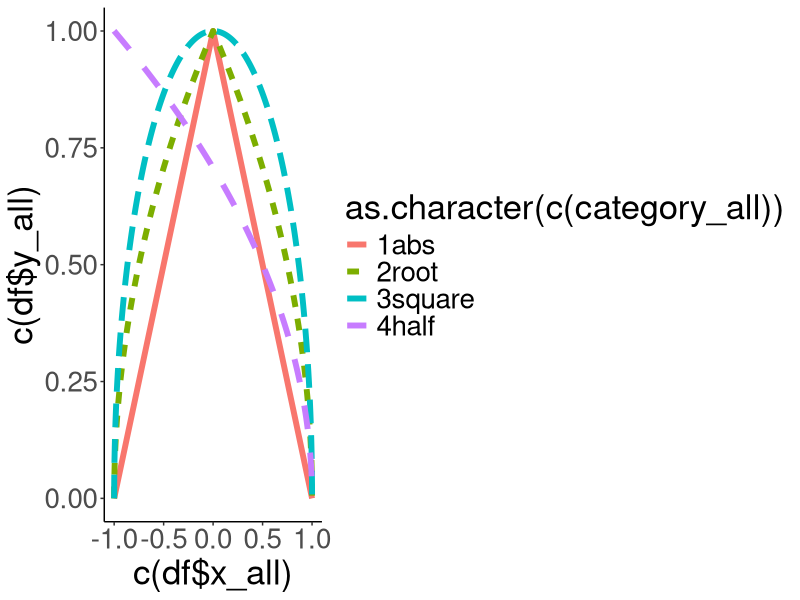
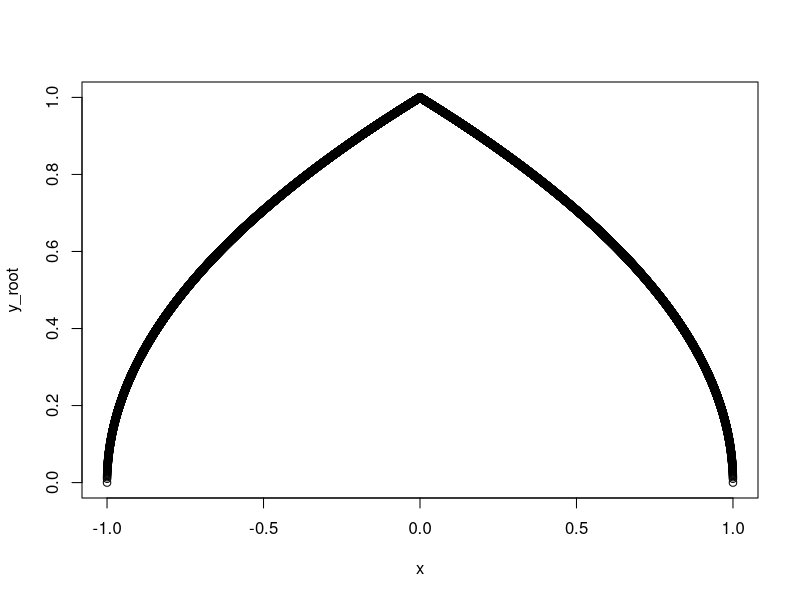
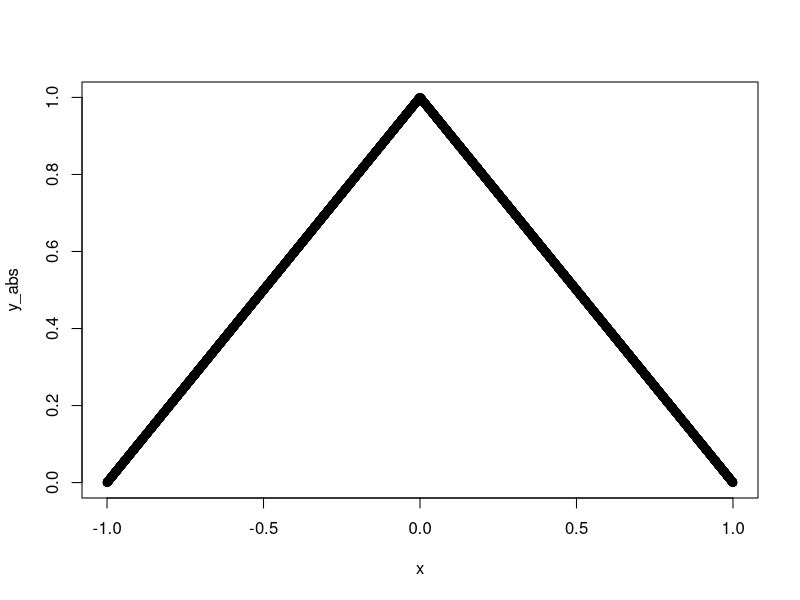
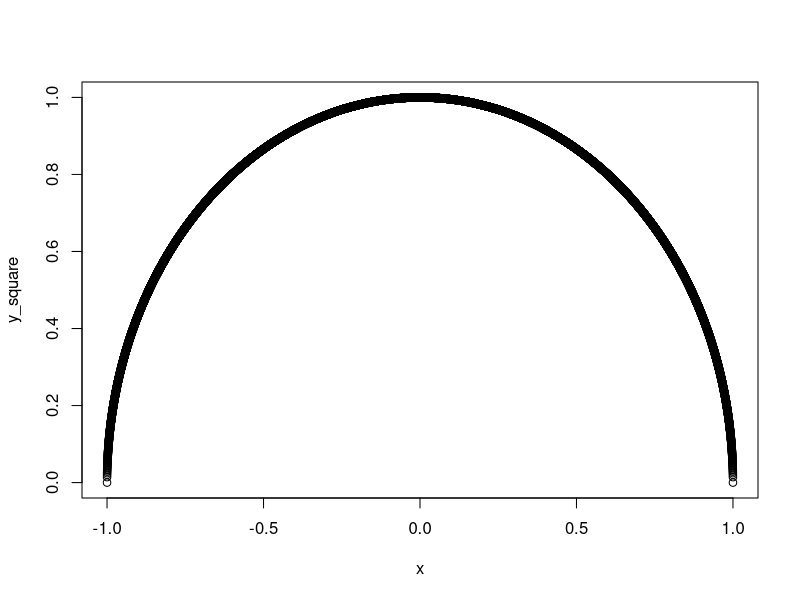

Write R code to recreate these figures, in order.
library(ggplot2)

x=c(-1,0.1,1)

#r
x0=-1
gap=0.0001
x=c()
y_abs=c()
y_root=c()
y_square=c()
y_half=c()

xi=x0
while(T)
{
  yi_r=sqrt(1-abs(xi))
  yi_s=sqrt(1-xi^2)
  yi_a=1-abs(xi)
  yi_h=sqrt((1-xi)/2)
  x=c(x,xi)
  y_root=c(y_root,yi_r)
  y_square=c(y_square,yi_s)
  y_abs=c(y_abs,yi_a)
  y_half=c(y_half,yi_h)
  xi=xi+gap
  if(xi>1)
  {
    break
  }
}

####form df for ggplot######
x_all=c(as.numeric(x),as.numeric(x),as.numeric(x),as.numeric(x))
y_all=c(as.numeric(y_abs),as.numeric(y_root),as.numeric(y_square),as.numeric(y_half))
category_all=c(rep("1abs",length(y_abs)),rep("2root",length(y_root)),rep("3square",length(y_square)),rep("4half",length(y_half)))
  


df=data.frame(x_all,y_all,category_all)


p1=ggplot(data=df,aes(x=c(df$x_all),y=c(df$y_all),color=as.character(c(category_all)),linetype=as.character(c(category_all))))+geom_path(size=2)+
  theme_classic()+theme(text=element_text(size=25))

pdf("test1_compareSensitive.pdf",width = 12,height = 10)
#plot(x,y_root)
print(p1)

dev.off()

#######traditional plot#####
pdf("test_root_compareSensitive.pdf")
plot(x,y_root)
dev.off()

pdf("test1_abs_compareSensitive.pdf")
plot(x,y_abs)
dev.off()

pdf("test1_square_compareSensitive.pdf")
plot(x,y_square)
dev.off()


